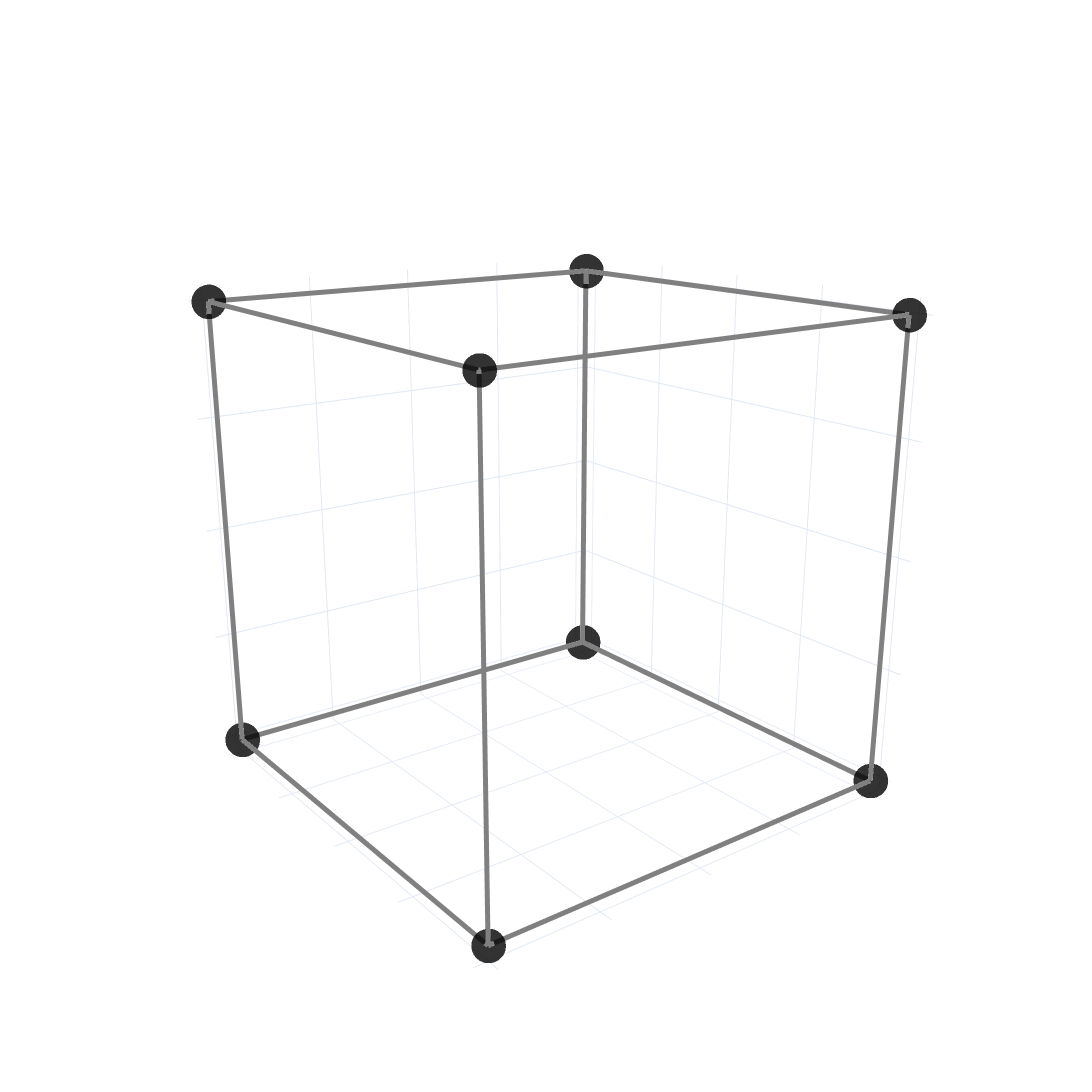

The notebook cell saved with this chart:
### Code cell
draw_cube_edges("simple_cubic", simple_cubic, False, False, False)
# draw_cube_edges("body_centered_cubic", body_centered_cubic, False, False, True)
# draw_cube_edges("face_centered_cubic", face_centered_cubic, True, True, False)

# draw_cube_edges("simple_tetragonal", simple_tetragonal, False, False, False)
# draw_cube_edges("body_centered_tetragonal", body_centered_tetragonal, False, False, True)

# draw_cube_edges("simple_orthorhombic", simple_orthorhombic, False, False, False)
# draw_cube_edges("body_centered_orothorhombic", body_centered_orothorhombic, False, False, True)
# draw_cube_edges("base_centered_orthorhombic", base_centered_orthorhombic, True, False, False)
# draw_cube_edges("face_centered_orthorhombic", face_centered_orthorhombic, True, True, False)

# draw_cube_edges("simple_monoclinic", simple_monoclinic, False, False, False)
# draw_cube_edges("base_centered_monoclinic", base_centered_monoclinic, False, True, False)

# draw_cube_edges("triclinic", triclinic, False, False, False)
# draw_cube_edges("rhombohedral", rhombohedral, False, False, False)

### Figure 1 — Plotly figure (JSON) as saved in the notebook; plotly's stock layout.template omitted (floating-point values rounded to 4 significant figures)
{"data": [{"marker": {"color": "black", "opacity": 0.8, "size": 12}, "mode": "markers", "showlegend": false, "type": "scatter3d", "x": [0, 0, 0, 0, 2, 2, 2, 2], "y": [0, 0, 2, 2, 0, 0, 2, 2], "z": [0, 2, 0, 2, 0, 2, 0, 2]}, {"line": {"color": "grey", "dash": "solid", "width": 10}, "mode": "lines", "showlegend": false, "type": "scatter3d", "x": [0, 0], "y": [0, 0], "z": [0, 2]}, {"line": {"color": "grey", "dash": "solid", "width": 10}, "mode": "lines", "showlegend": false, "type": "scatter3d", "x": [0, 0], "y": [0, 2], "z": [2, 2]}, {"line": {"color": "grey", "dash": "solid", "width": 10}, "mode": "lines", "showlegend": false, "type": "scatter3d", "x": [0, 0], "y": [2, 2], "z": [2, 0]}, {"line": {"color": "grey", "dash": "solid", "width": 10}, "mode": "lines", "showlegend": false, "type": "scatter3d", "x": [0, 0], "y": [2, 0], "z": [0, 0]}, {"line": {"color": "grey", "dash": "solid", "width": 10}, "mode": "lines", "showlegend": false, "type": "scatter3d", "x": [2, 2], "y": [0, 0], "z": [0, 2]}, {"line": {"color": "grey", "dash": "solid", "width": 10}, "mode": "lines", "showlegend": false, "type": "scatter3d", "x": [2, 2], "y": [0, 2], "z": [2, 2]}, {"line": {"color": "grey", "dash": "solid", "width": 10}, "mode": "lines", "showlegend": false, "type": "scatter3d", "x": [2, 2], "y": [2, 2], "z": [2, 0]}, {"line": {"color": "grey", "dash": "solid", "width": 10}, "mode": "lines", "showlegend": false, "type": "scatter3d", "x": [2, 2], "y": [2, 0], "z": [0, 0]}, {"line": {"color": "grey", "dash": "solid", "width": 10}, "mode": "lines", "showlegend": false, "type": "scatter3d", "x": [0, 2], "y": [0, 0], "z": [0, 0]}, {"line": {"color": "grey", "dash": "solid", "width": 10}, "mode": "lines", "showlegend": false, "type": "scatter3d", "x": [0, 2], "y": [0, 0], "z": [2, 2]}, {"line": {"color": "grey", "dash": "solid", "width": 10}, "mode": "lines", "showlegend": false, "type": "scatter3d", "x": [0, 2], "y": [2, 2], "z": [0, 0]}, {"line": {"color": "grey", "dash": "solid", "width": 10}, "mode": "lines", "showlegend": false, "type": "scatter3d", "x": [0, 2], "y": [2, 2], "z": [2, 2]}], "layout": {"height": 1200, "margin": {"b": 0, "l": 0, "r": 0, "t": 0}, "paper_bgcolor": "rgba(0,0,0,0)", "scene": {"aspectmode": "data", "camera": {"eye": {"x": 1.5, "y": 2, "z": 0.8}}, "xaxis": {"showticklabels": false, "ticks": "", "title": {"font": {"size": 20}, "text": ""}}, "yaxis": {"showticklabels": false, "ticks": "", "title": {"font": {"size": 20}, "text": ""}}, "zaxis": {"showticklabels": false, "ticks": "", "title": {"font": {"size": 20}, "text": ""}}}, "width": 1500}}
